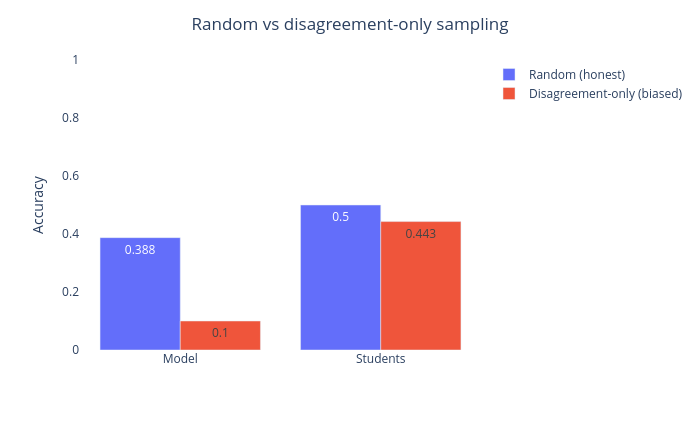

Source (notebook cell):
### Markdown cell above
## 2. Why the sample choice matters

Score the models **only where they disagree** and the model craters to ~10% while the
students barely move — a fake 4x gap. Disagreement-only sampling over-selects each
model's odd predictions, and the smaller model emits more of them, so it gets punished
twice. Sampling randomly shrinks the gap to ~13 points.

### Code cell
comp = pd.DataFrame({
    'model': ['Model', 'Students', 'Model', 'Students'],
    'sample': ['Random (honest)', 'Random (honest)',
               'Disagreement-only (biased)', 'Disagreement-only (biased)'],
    'accuracy': [rand['model_correct'].mean(), rand['students_correct'].mean(),
                 disag['model_correct'].mean(), disag['students_correct'].mean()],
})
fig = px.bar(comp, x='model', y='accuracy', color='sample', barmode='group',
             text=comp['accuracy'].round(3), labels={'model': '', 'accuracy': 'Accuracy'})
fig.update_layout(title={'text': 'Random vs disagreement-only sampling', 'x': 0.5},
                  plot_bgcolor='white', width=700, height=430, yaxis={'range': [0, 1]},
                  legend={'title': ''})
fig.show()

### Figure 1 — Plotly figure (JSON) as saved in the notebook; plotly's stock layout.template omitted (floating-point values rounded to 4 significant figures)
{"data": [{"alignmentgroup": "True", "hovertemplate": "sample=Random (honest)<br>=%{x}<br>Accuracy=%{y}<br>text=%{text}<extra></extra>", "legendgroup": "Random (honest)", "marker": {"color": "#636efa", "pattern": {"shape": ""}}, "name": "Random (honest)", "offsetgroup": "Random (honest)", "orientation": "v", "showlegend": true, "text": [0.388, 0.5], "textposition": "auto", "type": "bar", "x": ["Model", "Students"], "xaxis": "x", "y": [0.3875, 0.5], "yaxis": "y"}, {"alignmentgroup": "True", "hovertemplate": "sample=Disagreement-only (biased)<br>=%{x}<br>Accuracy=%{y}<br>text=%{text}<extra></extra>", "legendgroup": "Disagreement-only (biased)", "marker": {"color": "#EF553B", "pattern": {"shape": ""}}, "name": "Disagreement-only (biased)", "offsetgroup": "Disagreement-only (biased)", "orientation": "v", "showlegend": true, "text": [0.1, 0.443], "textposition": "auto", "type": "bar", "x": ["Model", "Students"], "xaxis": "x", "y": [0.1, 0.4429], "yaxis": "y"}], "layout": {"barmode": "group", "height": 430, "legend": {"title": {"text": ""}, "tracegroupgap": 0}, "margin": {"t": 60}, "plot_bgcolor": "white", "title": {"text": "Random vs disagreement-only sampling", "x": 0.5}, "width": 700, "xaxis": {"anchor": "y", "domain": [0, 1], "title": {"text": ""}}, "yaxis": {"anchor": "x", "domain": [0, 1], "range": [0, 1], "title": {"text": "Accuracy"}}}}
